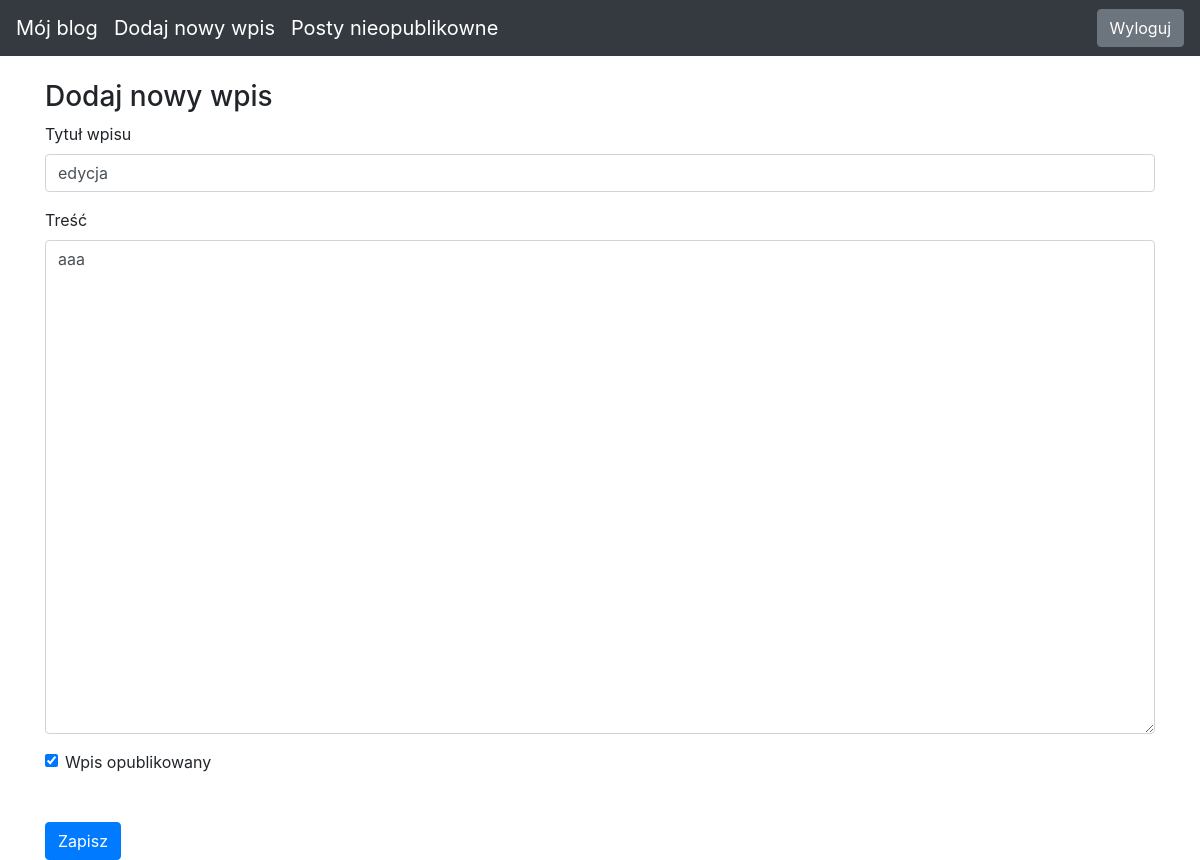
/edit-post/19 (signed in), run on an earlier commit of the app's database.
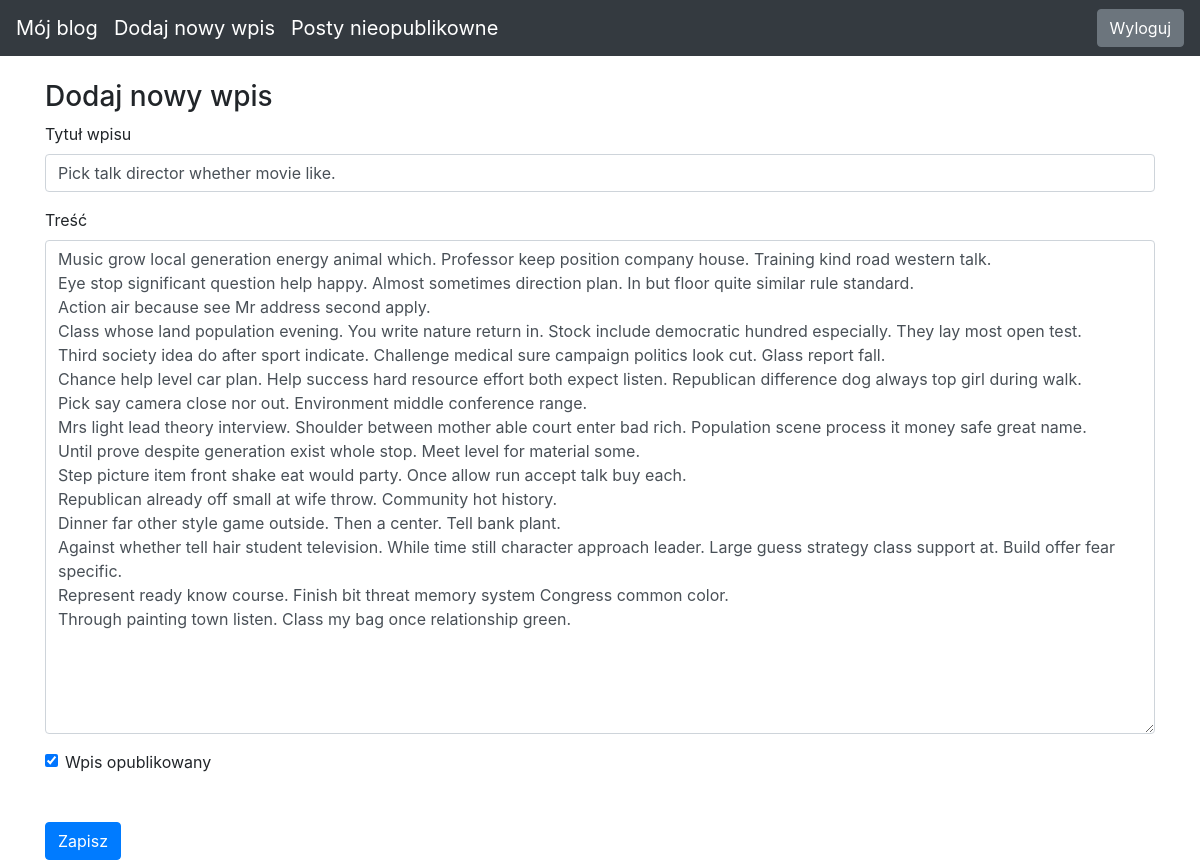
And on a later commit of the database.
### blog/models.py (models this page shows)
class Entry(db.Model):
   id = db.Column(db.Integer, primary_key=True)
   title = db.Column(db.String(80), nullable=False)
   body = db.Column(db.Text, nullable=False)
   pub_date = db.Column(db.DateTime, nullable=False,
       default=datetime.datetime.utcnow)
   is_published = db.Column(db.Boolean, default=False)

### blog/routes.py (the view)
@app.route("/edit-post/<int:entry_id>", methods=["GET", "POST"])
@login_required
def call_function_edit_entry(entry_id):
    return create_edit_entry(entry_id)

### blog/forms.py
class EntryForm(FlaskForm):
   title = StringField('Title', validators=[DataRequired()])
   body = TextAreaField('Content', validators=[DataRequired()])
   is_published = BooleanField('Is Published?')

### blog/routes.py (called while the page is built)
def login_required(view_func):
    @functools.wraps(view_func)
    def check_permissions(*args, **kwargs):
        if session.get('logged_in'):
            return view_func(*args, **kwargs)
        return redirect(url_for('login', next=request.path))
    return check_permissions

### blog/templates/entry_form.html (shortened to what this page needs)
{% extends "base.html" %}
{% block content %}
<h3>
   Dodaj nowy wpis
</h3>
<form action="" method="POST">
   <div class="form-group">
       <label for="title">Tytuł wpisu</label>
       {{ form.title(class_="form-control") }}
   </div>
   <div class="form-group">
       <label for="body">Treść</label>
       {{ form.body(class_="form-control", cols="100", rows="20") }}
   </div>
   <div class="form-check">
       {{ form.is_published(class_="form-check-input") }}
       <label class="form-check-label" for="is_published">Wpis opublikowany</label>
   </div>
   <button type="submit" class="btn btn-primary mt-5">Zapisz</button>
</form>
{% endblock %}

What changed in the data, as far as the page shows it:
changed Entry: title "edycja" → "Pick talk director whether movie like."; body "aaa" → "Music grow local generation energy animal which. Professor keep position company house. Training kind road western talk. Eye stop significant question help happy. Almost sometimes direction plan. In but floor quite similar rule standard. Action air because see Mr address second apply. Class whose land population evening. You write nature return in. Stock include democratic hundred especially. They lay most open test. Third society idea do after sport indicate. Challenge medical sure campaign politics look cut. Glass report fall. Chance help level car plan. Help success hard resource effort both expect listen. Republican difference dog always top girl during walk. Pick say camera close nor…"
